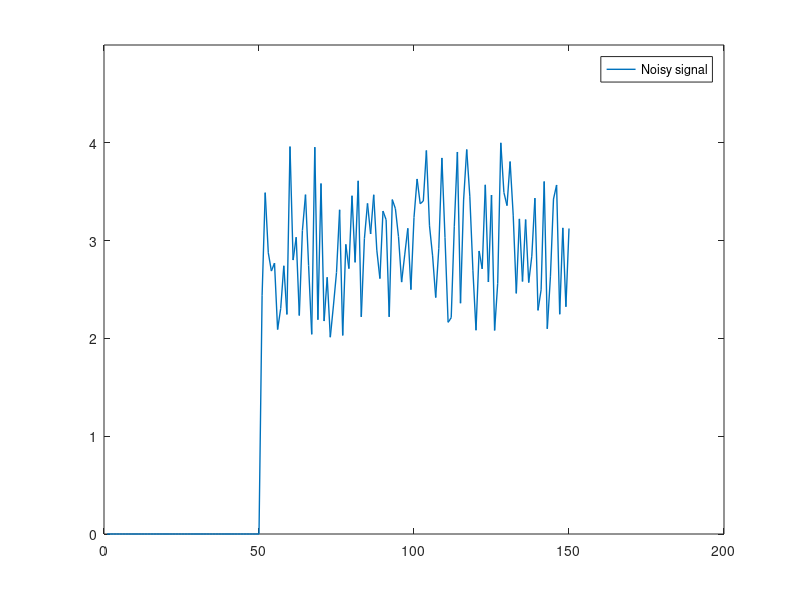

This chart was generated by the following MATLAB code: (Note: this script raises an error after producing the figure.)
%% runFilter
% Example for the Exponential Filter function
%% Andreas Bernatzky 30.10.2019
clear all;
close all;
%% create noisy signal
myNoise = [zeros(1,50) ones(1,100)*2];
nS = 1;%noise strength 
myNoise = myNoise .* ((rand(1,length(myNoise)) * nS) + 1) ; % + 1 to keep noise around value of 1 

plot(myNoise,'lineWidth',1);%plot noisy signal 
legend('Noisy signal');
ylim([0 max(myNoise) + 1]); 
pHandle = gca;% create handle to current axe
hold on 
%% do Filtering
filterMat = [];
cMat = 1:1:15;
for(a=1:1:length(cMat)) %do for different filters
    filterMat(a,:) = expFi(myNoise,cMat(a));
    dL = "Filter Constant="+num2str(cMat(a));
    plot(filterMat(a,:),'DisplayName',dL);
end
legend show
title('Exponential Filter');



